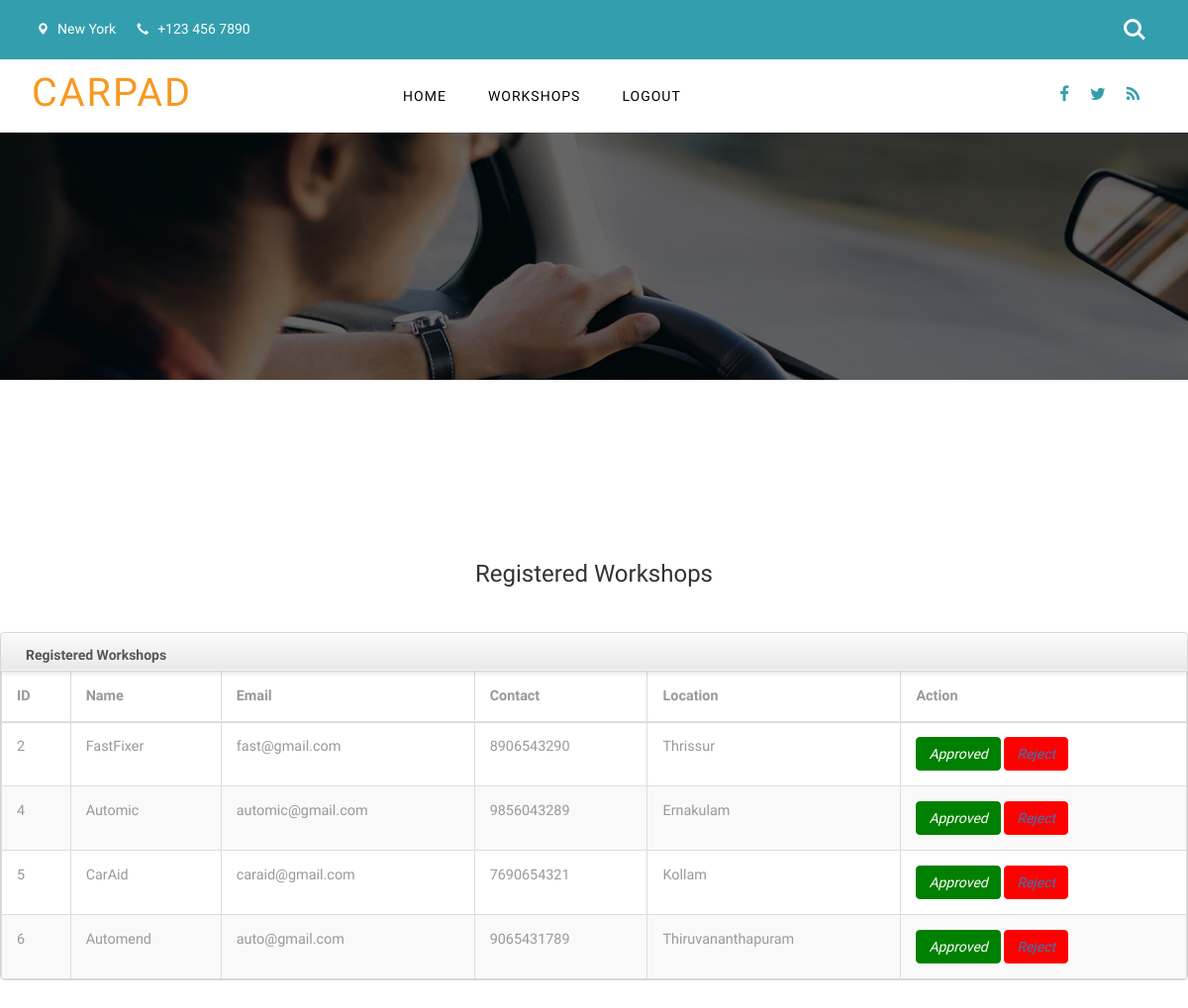
The page /admin_view_mechanics on the database its author committed.
### onroad/models.py (models this page shows)
class Login(db.Model, UserMixin):
    id=db.Column(db.Integer, primary_key=True)
    username = db.Column(db.String(80))
    password = db.Column(db.String(80), nullable=False)
    usertype = db.Column(db.String(80), nullable=False)
    name = db.Column(db.String(200))
    address=db.Column(db.String(200))
    contact = db.Column(db.String(200))
    approve = db.Column(db.String(200))
    reject = db.Column(db.String(200))
    status = db.Column(db.String(200))
    location = db.Column(db.String(200),default='')
    last_service = db.Column(db.String(50),default='')
    next_service = db.Column(db.String(50),default='')
    last_pollution = db.Column(db.String(50),default='')
    next_pollution = db.Column(db.String(50),default='')
    vehicle = db.Column(db.String(50),default='')
    vehicle_no = db.Column(db.String(50),default='')
    service = db.Column(db.String(50),default='')
    st = db.Column(db.String(50),default='')
    uid = db.Column(db.String(50),default='')
    area = db.Column(db.String(50),default='')

### onroad/routes.py (the view)
@login_required
@app.route('/admin_view_mechanics',methods=["GET","POST"])
def admin_view_mechanics():
    obj = Login.query.filter_by(usertype="workshop",status="workshop").all()
    return render_template("admin_view_mechanics.html",obj=obj)

### onroad/templates/admin_view_mechanics.html (shortened to what this page needs)
{%extends "admin_layout.html"%}
{%block content%}
<br><br><br><br>
<h3><center>Registered Workshops</center></h3>
<br><br>
<div class="span7">
<div class="widget stacked widget-table action-table">
				<div class="widget-header">
					<h3>Registered Workshops</h3>
				</div>
				<div class="widget-content">
					<table class="table table-striped table-bordered">
						<thead>
							<tr>
                                <th>ID</th>
                                <th>Name</th>
                                <th>Email</th>
                                <th>Contact</th>
								<th>Location</th>
								<th class="td-actions">Action</th>
							</tr>
						</thead>
						<tbody>
							<tr>
                                {% for i in obj %}
                                <tr>
                                    <td>{{i.id}}</td>
                                    <td>{{i.name}}</td>
                                    <td>{{i.username}}</td>
                                    <td>{{i.contact}}</td>
									<td>{{i.location}}</td>
								<td class="td-actions">
									<a href="/approve/{{i.id}}" class="btn btn-small btn-primary" style="background-color: green;
                                    border-color: green;">
										<i class="">{{i.approve}}</i>
									</a>
									<a href="/reject/{{i.id}}" class="btn btn-small" style="background-color: red;
                                    border-color: red;">
										<i class="">{{i.reject}}</i>
									</a>
								</td>
							</tr>
                            {% endfor %}
							</tbody>
						</table>
				</div>
			</div>
            </div>
<br><br><br><br>
{%endblock%}

### onroad/templates/admin_layout.html (shortened to what this page needs)
<!DOCTYPE html>
<html lang="en">
<head>
<link href="../static/css/bootstrap.css" rel="stylesheet" type="text/css" media="all" />
<link href="../static/css/style.css" rel="stylesheet" type="text/css" media="all" />
<link href="../static/css/font-awesome.css" rel="stylesheet">
</head>
<body>
	<div class="header">
		<div class="header_left">
			<ul>
				<li><span class="glyphicon glyphicon-map-marker" aria-hidden="true"></span>New York</li>
				<li><span class="glyphicon glyphicon-earphone" aria-hidden="true"></span>+123 456 7890</li>
			</ul>
		</div>
		<div class="header_right">
			<div class="w3_agile_login">
				<div class="cd-main-header">
					<a class="cd-search-trigger" href="#cd-search"> <span></span></a>
				</div>
			</div>
		</div>
			<div class="clearfix"></div>
	 </div>
	<div class="header-bottom">
		<nav class="navbar navbar-default">
			<div class="navbar-header navbar-left">
				<h1><a class="navbar-brand" href="/admin_index"><span>CARPAD</span></a></h1>
			</div>
			<div class="collapse navbar-collapse navbar-right" id="bs-example-navbar-collapse-1">
                <nav class="link-effect-2" id="link-effect-2">
					<ul class="nav navbar-nav">
						<li><a href="/admin_index"><span data-hover="Home">Home</span></a></li>
						<li><a href="/admin_view_mechanics"><span data-hover="Workshops">Workshops</span></a></li>
                        <li><a href="/logout"><span data-hover="Logout">Logout</span></a></li>
					</ul>
				</nav>
			</div>
			<div class="agileinfo-social-grids">
				<ul>
					<li><a href="#"><i class="fa fa-facebook"></i></a></li>
					<li><a href="#"><i class="fa fa-twitter"></i></a></li>
					<li><a href="#"><i class="fa fa-rss"></i></a></li>
				</ul>
			</div>
		</nav>
	</div>
	<div class="banner1">
	</div>
<br><br><br><br>
{%block content%}
{%endblock%}
<br><br><br><br>

### onroad/templates/admin_view_mechanics.html (style rules this page uses)
.table-bordered { border: 1px solid #dddddd; border-collapse: separate; border-left: 0; -webkit-border-radius: 4px; -moz-border-radius: 4px; border-radius: 4px; }
.table { width: 100%; margin-bottom: 20px; background-color: transparent; border-collapse: collapse; border-spacing: 0; display: table; }
.widget.widget-table .table { margin-bottom: 0; border: none; }
.widget.widget-table .widget-content { padding: 0; }
.widget .widget-header + .widget-content { border-top: none; -webkit-border-top-left-radius: 0; -webkit-border-top-right-radius: 0; -moz-border-radius-topleft: 0; -moz-border-radius-topright: 0; border-top-left-radius: 0; border-top-right-radius: 0; }
.widget .widget-content { padding: 20px 15px 15px; background: #FFF; border: 1px solid #D5D5D5; -moz-border-radius: 5px; -webkit-border-radius: 5px; border-radius: 5px; }
.widget .widget-header { position: relative; height: 40px; line-height: 40px; background: #E9E9E9; background: -moz-linear-gradient(top, #fafafa 0%, #e9e9e9 100%); background: -webkit-gradient(linear, left top, left bottom, color-stop(0%, #fafafa), color-stop(100%, #e9e9e9)); background: -webkit-linear-gradient(top, #fafafa 0%, #e9e9e9 100%); background: -o-linear-gradient(top, #fafafa 0%, #e9e9e9 100%); background: -ms-linear-gradient(top, #fafafa 0%, #e9e9e9 100%); background: linear-gradient(top, #fafafa 0%, #e9e9e9 100%); text-shadow: 0 1px 0 #fff; border-radius: 5px 5px 0 0; box-shadow: 0 2px 5px rgba(0,0,0,0.1),inset 0 1px 0 white,inset 0 -1px 0 rgba(255,255,255,0.7); border-bottom: 1px solid #bababa; filter: progid:DXImageTransform.Microsoft.gradient(startColorstr='#FAFAFA', endColorstr='#E9E9E9'); -ms-filter: "progid:DXImageTransform.Microsoft.gradient(startColorstr='#FAFAFA', endColorstr='#E9E9E9')"; border: 1px solid #D5D5D5; -webkit-border-top-left-radius: 4px; -webkit-border-top-right-radius: 4px; -moz-border-radius-topleft: 4px; -moz-border-radius-topright: 4px; border-top-left-radius: 4px; border-top-right-radius: 4px; -webkit-background-clip: padding-box; }
thead { display: table-header-group; vertical-align: middle; border-color: inherit; }
.widget .widget-header h3 { top: 2px; position: relative; left: 10px; display: inline-block; margin-right: 3em; font-size: 14px; font-weight: 600; color: #555; line-height: 18px; text-shadow: 1px 1px 2px rgba(255, 255, 255, 0.5); }

### rows shown on the page
Login: id "2", name "FastFixer", username "fast@gmail.com", contact "8906543290", location "Thrissur", approve "Approved", reject "Reject"
Login: id "4", name "Automic", username "automic@gmail.com", contact "9856043289", location "Ernakulam", approve "Approved", reject "Reject"
Login: id "5", name "CarAid", username "caraid@gmail.com", contact "7690654321", location "Kollam", approve "Approved", reject "Reject"
Login: id "6", name "Automend", username "auto@gmail.com", contact "9065431789", location "Thiruvananthapuram", approve "Approved", reject "Reject"
